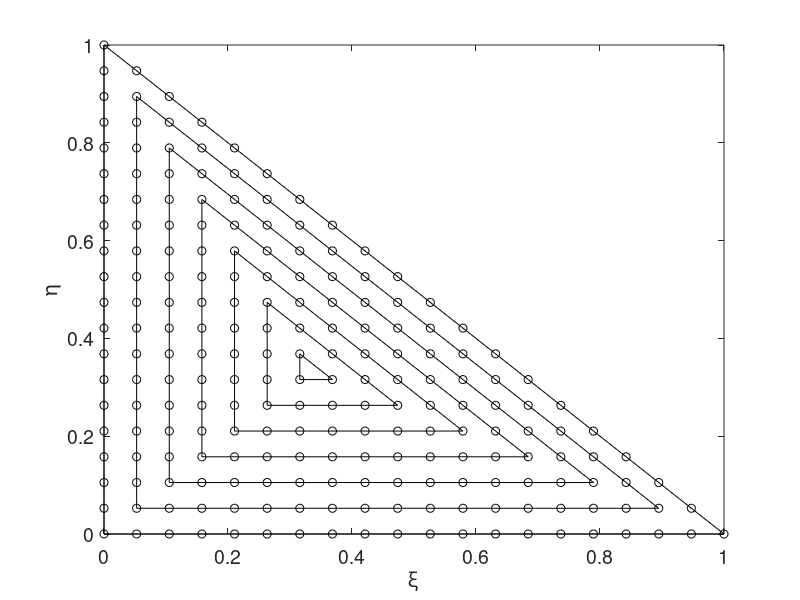

Source code (MATLAB):

clear all
close all

%=============================================
% psi_tm
%
% prepare a graph of the element interpolation
% functions for a uniform grid on a triangle
%=============================================

figure(1)
hold on
xlabel('\xi','fontsize',14);
ylabel('\eta','fontsize',14);
set(gca,'fontsize',14)
box on

%----
% input parameters
%----

m = 4;
m = 19;

%---
% uniform master grid
%---

for i=1:m+1
 v(i) = (i-1.0)/m;
end


%---------------
% mark the nodes
%---------------

zz = 0.0

for i=1:m+1
  xx = v(i);
   for j=1:m+2-i
     yy = v(j);
     plot(xx,yy,'ko');
   end
end

nt = floor((m-1)/3)+1;

for q=1:nt
 x1 = (q-1)/m;
 y1 = x1;
 x2 = 1-(q-1)/m-x1;
 y2 = y1;
 x3 = x1;
 y3 = x2;
 x4 = x1;
 y4 = y1;
 plot([x1,x2,x3,x4],[y1,y2,y3,y4],'k-')
end

%-----
% done
%-----
